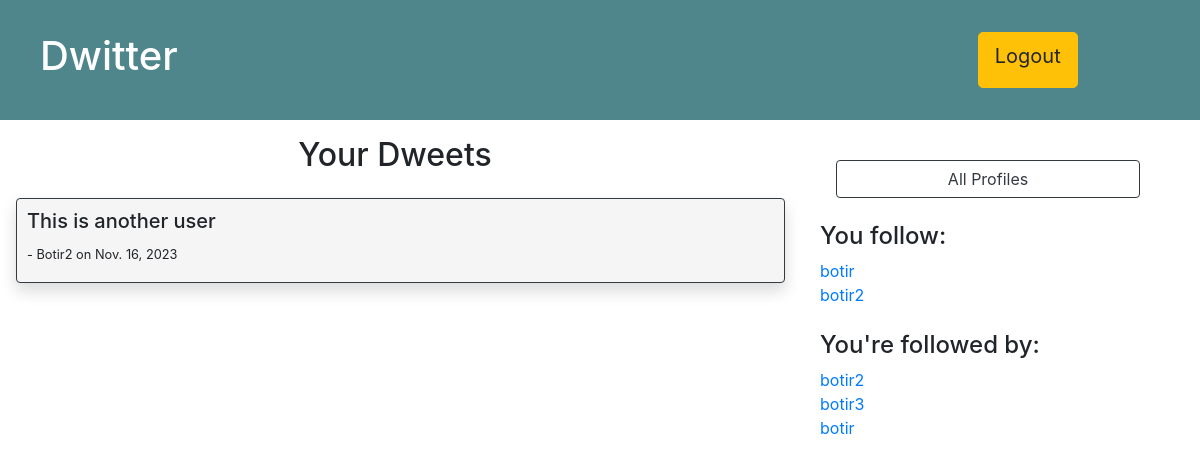
/detail_profile/14 (signed in), run on the app's committed database.
### app/models.py (models this page shows, shortened)
class Dweet(models.Model):
    author = models.ForeignKey(User, on_delete=models.CASCADE)
    body = models.TextField(default='')
    created_on = models.DateTimeField(auto_now_add=True)

class Profile(models.Model):
    username = models.OneToOneField(User, on_delete=models.CASCADE)
    follows = models.ManyToManyField(
        'self',
        related_name='followed_by',
        blank=True,
        symmetrical=False
        )
    def __str__(self):
        return f'{str(self.username)}'

### app/views.py (the view, shortened to what this page needs)
# urls.py: path('detail_profile/<int:id>', detail_profile, name='detail_profile'),
def detail_profile(request, id):
    profile = Profile.objects.get(id=id)
    dweets = Dweet.objects.filter(author=profile.username).order_by('-created_on')
    my_profile = Profile.objects.get(pk=(request.user.id-2))
    context = {
        'profile': profile,
        'dweets': dweets,
        'my_profile': my_profile
    }
    return render(request, 'app/my_profile.html', context)

### app/templates/app/my_profile.html (shortened to what this page needs)
{% extends 'app/index.html' %}
{% block content %}
<div class="row">
    <div class="col-lg-8">
        {% if profile.username == request.user %}
        <h2 class="text-center">Your Dweets</h2>
        {% endif %}
        {% for dweet in dweets %}
            <div class="dweet mt-4 border border-dark shadow ml-3">
                <h5>{{dweet.body}}</h5>
                <p><small>- {{dweet.author|capfirst}} on {{dweet.created_on.date}}</small></p>
            </div>
        {% endfor %}
    </div>
    <div class="col-lg-4">
        <a href="{% url 'all_profiles' %}" class="btn btn-outline-dark text-lg-center mt-4 ml-3" style="width: 80%;">All Profiles</a>
        {% if profile.username == request.user %}
        <h4 class="mt-4">You follow:</h4>
        {% else %}
        <h4 class="mt-4">{{profile}} follows:</h4>
        {% endif %}
            {% for profile in profile.follows.all %}
                <a href="{% url 'detail_profile' profile.id %}">
                    {{ profile }}
                </a><br>
            {% endfor %}
        <br>
        {% if profile.username == request.user %}
        <h4>You're followed by:</h4>
        {% else %}
        <h4>{{profile}} is followed by:</h4>
        {% endif %}
        {% for profile in profile.followed_by.all %}
                <a href="{% url 'detail_profile' profile.id %}">
                    {{ profile }}
                </a><br>
        {% endfor %}
    </div>
</div>
{% endblock %}

### app/templates/app/index.html (style rules this page uses)
body { margin: 0; padding: 0; }
.dweet { border-radius: 4px; background-color: whitesmoke; padding: 10px 10px 1px 10px; margin: 5px; }

### data on the page
Dweet: body "This is another user", author "Botir2", created_on "Nov. 16, 2023"
Profile: username.username "botir"
Profile: username.username "botir2"
Profile: username.username "botir3"
